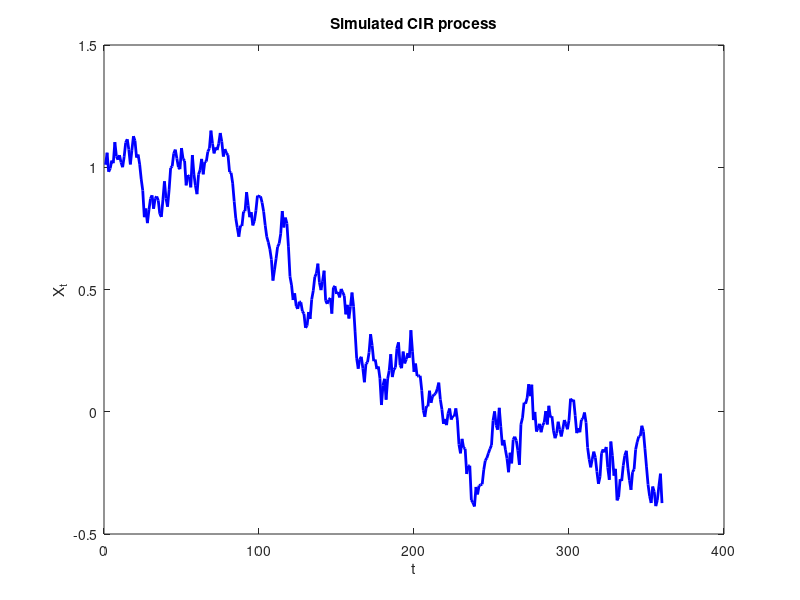

Here is the MATLAB script that generated this plot:
%% clear variables and console and close windows
clear
clc
close all

%% set parameters for the simulation
Tobs  = 360;
alpha = 5;
mu    = 1;
sigma = 0.2;

dt = 1/Tobs;

% initial value of X (X_0):
X(1) = mu

% we set a seed to assure that this simmulation can be reproduced
rng(123); 

%% simulates a mean reverting square root process around mu
for i = 1:Tobs
    dW = randn(1) * sqrt(dt);
    dX = alpha * (mu - X(i)) * dt + sigma * sqrt(abs(X(i))) * dW;
    X  = [X, X(i) + dW];
end

X = X(2:end);

%% plot
set(gcf,'color','w')
plot(X, 'Color', 'blue', 'LineWidth', 2)
title('Simulated CIR process')
xlabel('t')
ylabel('X_t')
